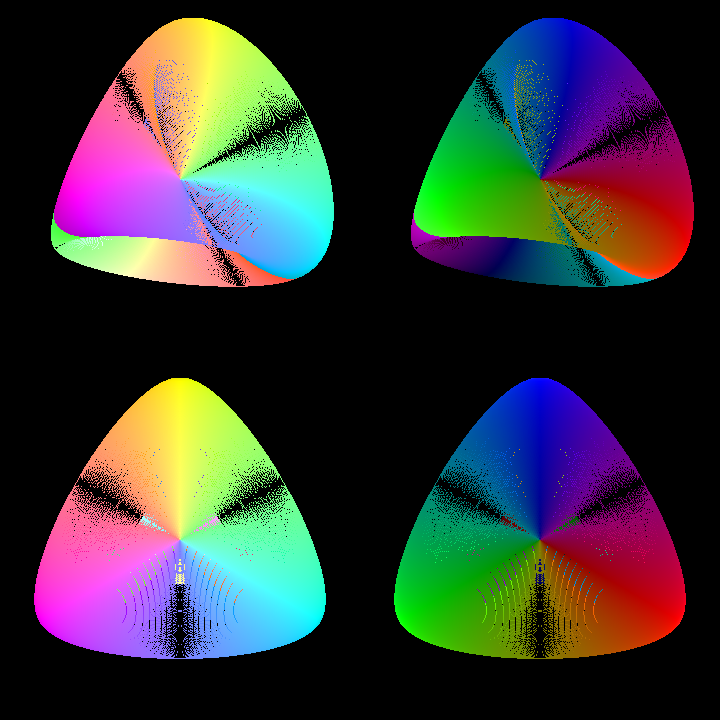

The Python source for this figure:
"""Тело из Kruzhochek10.scad (единственный файл, где эта формула живая): точки поверхности куба (центр — серый) радиально
нормированы делением на D = xz/y + yx/z + zy/x. D однородна степени 1, поэтому образ лежит на D = 1, т.е.
x²y² + y²z² + z²x² = xyz — римская поверхность Штейнера (образ проективной плоскости).
D нечётна: точка и противоположная (цвет и его дополнение 1−c) попадают в одно место.
В OpenSCAD оба кубика стоят там друг в друге. Здесь — два вида: светлая половина куба (R+G+B > 3/2) и тёмная.
Поворот — как у автора (x5, y5, z5: серая диагональ на ось z). Рендер точками с z-буфером, ортографический.
python3 -I rimskaya.py out.png [S]
"""
import sys
import numpy as np
from PIL import Image

n = 400
t = (np.arange(n) + 0.5) / n
U, V = np.meshgrid(t, t, indexing="ij")
pts = []
for ax in range(3):
    o = [a for a in range(3) if a != ax]
    for val in (0.0, 1.0):
        p = np.zeros((n, n, 3))
        p[..., ax] = val; p[..., o[0]] = U; p[..., o[1]] = V
        pts.append(p.reshape(-1, 3))
col = np.concatenate(pts)  # цвета sRGB
q = 2 * col - 1  # x3: куб [-1,1]³
x, y, z = q.T
with np.errstate(divide="ignore", invalid="ignore"):
    D = x * z / y + y * x / z + z * y / x
ok = np.isfinite(D) & (np.abs(D) > 1e-9)
col, q, D = col[ok], q[ok], D[ok]
r = q / D[:, None]  # x4
s2, s3 = np.sqrt(2), np.sqrt(3)
x4, y4, z4 = r.T
x5 = x4 / s2 - y4 / s2  # поворот автора
y5 = -x4 / s2 / s3 - y4 / s2 / s3 + (1 / s3) / (1 / s2) * z4
z5 = -(x4 + y4 + z4) / s3
P = np.stack([x5, y5, z5], 1)


def view(P, col, S, rot):
    Q = P @ rot.T
    m = S / 2 * 0.9 / np.abs(Q[:, :2]).max()
    px = (Q[:, 0] * m + S / 2).astype(int)
    py = (-Q[:, 1] * m + S / 2).astype(int)
    order = np.argsort(Q[:, 2])  # дальние сначала, ближние перезаписывают
    img = np.zeros((S, S, 3))
    img[py[order], px[order]] = col[order]
    return img


def rot(ax, ay):
    ca, sa, cb, sb = np.cos(ax), np.sin(ax), np.cos(ay), np.sin(ay)
    Rx = np.array([[1, 0, 0], [0, ca, -sa], [0, sa, ca]])
    Ry = np.array([[cb, 0, sb], [0, 1, 0], [-sb, 0, cb]])
    return Rx @ Ry


if __name__ == "__main__":
    out = sys.argv[1]
    S = int(sys.argv[2]) if len(sys.argv) > 2 else 360
    light = col.sum(1) > 1.5
    R1 = rot(-0.5, 0.4)
    R2 = rot(0.0, 0.0)  # сверху вдоль серой оси (z5)
    tiles = [view(P[light], col[light], S, R1), view(P[~light], col[~light], S, R1),
             view(P[light], col[light], S, R2), view(P[~light], col[~light], S, R2)]
    canvas = np.zeros((2 * S, 2 * S, 3))
    canvas[:S, :S], canvas[:S, S:], canvas[S:, :S], canvas[S:, S:] = tiles
    Image.fromarray((canvas * 255 + 0.5).astype(np.uint8)).save(out)
